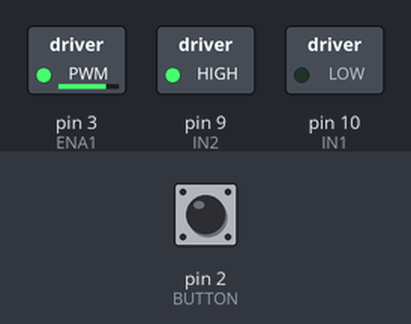
A sketch run on a simulated Arduino Uno, built with avr-gcc and run on an emulated ATmega328P. Shown: switched loads named in the sketch (green lamp = pin HIGH). The inputs (shaded band) are chosen by the test bench; at power-on: pin 2 (BUTTON) HIGH.

Above: at 1.2 s.
1.3 s: pin 2 (BUTTON) pulled LOW for 0.15 s
At 1.37 s:
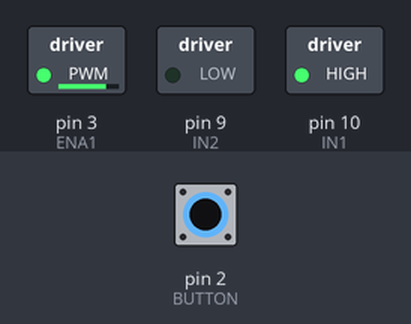
2.9 s: pin 2 (BUTTON) pulled LOW for 3.2 s
At 6.4 s:
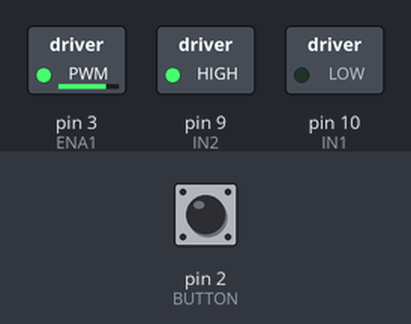
Timing chart, 0 to 7.9 s (numbered marks = the images above; inputs shaded):
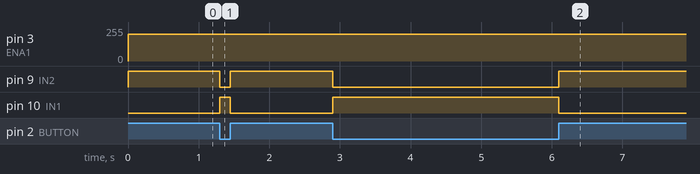

The sketch:

motorControl.ino
```cpp
int IN1 = 10;
int IN2 = 9;
int ENA1 = 3;
int BUTTON = 2;

void setup() {
    pinMode(IN1, OUTPUT);
    pinMode(IN2, OUTPUT);
    pinMode(BUTTON,INPUT);
}

void loop() {
    analogWrite(ENA1, 200);
    if(digitalRead(BUTTON) == LOW) {
        digitalWrite(IN1,HIGH);
        digitalWrite(IN2,LOW);
    } else {
        digitalWrite(IN1,LOW);
        digitalWrite(IN2,HIGH);
    }
}
```

Measured:
- after the input at 1.3 s, pin 9 (IN2): HIGH → LOW at once, → HIGH 0.15 s later; pin 10 (IN1): LOW → HIGH at once, → LOW 0.15 s later
- after the input at 2.9 s, pin 9 (IN2): HIGH → LOW at once, → HIGH 3.2 s later; pin 10 (IN1): LOW → HIGH at once, → LOW 3.2 s later
